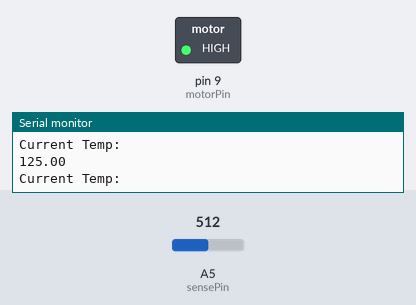
This sketch was run on a simulated Arduino Uno, built with avr-gcc and run on an emulated ATmega328P. Shown: switched loads named in the sketch (green lamp = pin HIGH), the last lines printed to the serial monitor. Inputs (shaded band) come from the test bench; at power-on: A5 (sensePin) = 512.

Above: at 1.2 s.
1.3 s: A5 (sensePin) set to 118
4.3 s: A5 (sensePin) set to 100
At 5.5 s:
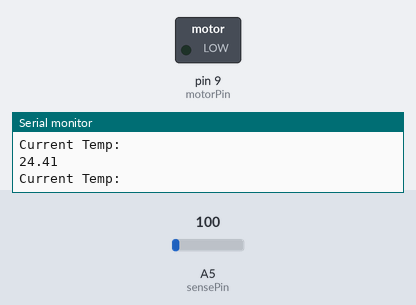
5.8 s: A5 (sensePin) set to 122
At 7.3 s:
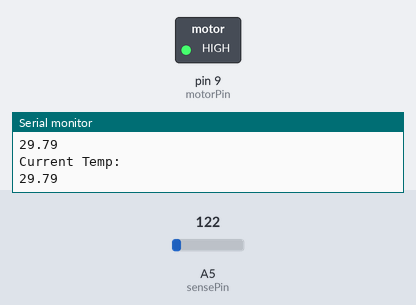
Timing chart, 0 to 8.8 s (numbered marks = the images above; inputs shaded):
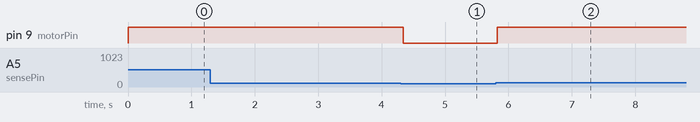

Measured:
- the behaviour switches between 107 and 106 on A5 (sensePin) (found by bisection; images 0 and 1)
- after the input at 4.3 s, pin 9 (motorPin): HIGH → LOW at once
- after the input at 5.8 s, pin 9 (motorPin): LOW → HIGH at once

The sketch:

Test_Temp_Motor.ino
```cpp
int motorPin = 9;
int sensorInput;
int sensePin = A5;
double temp;

void setup() {
  // put your setup code here, to run once:
Serial.begin(9600);
pinMode(motorPin, OUTPUT);


}

void loop() {
  // put your main code here, to run repeatedly:

sensorInput = analogRead(A5);
temp = (double)sensorInput / 1024;
temp = (temp * 5);
temp = (temp * 0.5);
temp = (temp * 100);
Serial.println("Current Temp: ");
Serial.println(temp);
//Temp = to actual Temp
if(temp >= 26){
  digitalWrite(motorPin, HIGH);
  }
  else{
    digitalWrite(motorPin, LOW);

}
}
```
